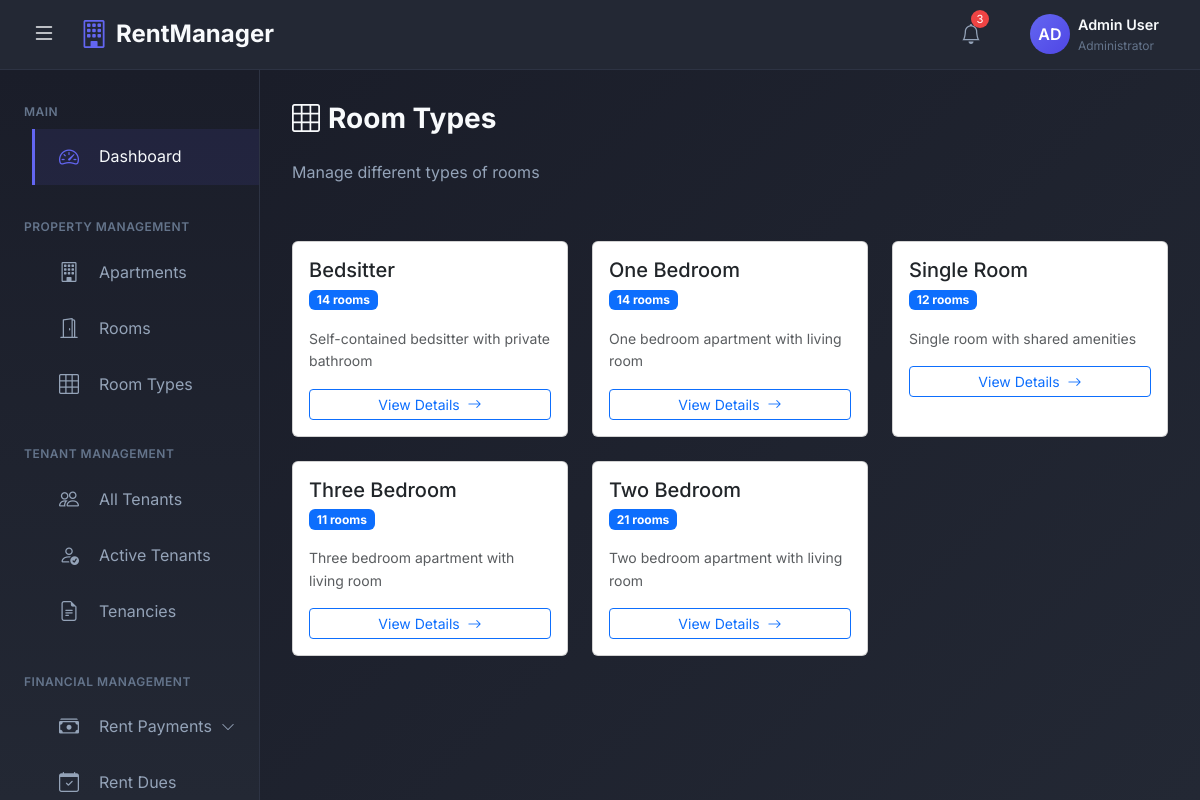
Page /room-types/ (signed in) on the committed database.
### rental_app/models.py (models this page shows, shortened)
class RoomType(models.Model):
    ROOM_CHOICES = (
        ('bedsitter', 'Bedsitter'),
        ('single_room', 'Single Room'),
        ('one_bedroom', 'One Bedroom'),
        ('two_bedroom', 'Two Bedroom'),
        ('three_bedroom', 'Three Bedroom'),
    )
    name = models.CharField(max_length=50, choices=ROOM_CHOICES)
    description = models.TextField(blank=True)

### rental_app/views.py (the view)
# urls.py: path('room-types/', views.room_type_list, name='room_type_list'),
@login_required
def room_type_list(request):
    room_types = RoomType.objects.annotate(
        total_rooms=Count('room', filter=Q(room__apartment__owner=request.user))
    ).order_by('name')
    context = {
        'room_types': room_types,
    }
    return render(request, 'room_types/room_type_list.html', context)

### templates/room_types/room_type_list.html (shortened to what this page needs)
{% extends 'admin_base.html' %}
{% block content %}
<div class="page-header d-flex justify-content-between align-items-center mb-4">
    <div>
        <h1 class="page-title">
            <i class="bi bi-grid-3x3 me-2"></i>Room Types
        </h1>
        <p class="page-subtitle">Manage different types of rooms</p>
    </div>
</div>
<div class="row">
    {% for room_type in room_types %}
    <div class="col-lg-4 col-md-6 mb-4">
        <div class="card h-100 hover-shadow">
            <div class="card-body">
                <div class="d-flex justify-content-between align-items-start mb-3">
                    <div>
                        <h5 class="card-title mb-1">{{ room_type.get_name_display }}</h5>
                        <span class="badge bg-primary">{{ room_type.total_rooms }} rooms</span>
                    </div>
                </div>
                {% if room_type.description %}
                <p class="text-muted small">{{ room_type.description|truncatewords:20 }}</p>
                {% else %}
                <p class="text-muted small fst-italic">No description provided</p>
                {% endif %}
                <div class="mt-3">
                    <a href="{% url 'room_type_detail' room_type.pk %}" class="btn btn-sm btn-outline-primary w-100">
                        View Details <i class="bi bi-arrow-right ms-1"></i>
                    </a>
                </div>
            </div>
        </div>
    </div>
    {% endfor %}
</div>
{% endblock %}

### templates/admin_base.html (style rules this page uses)
:root { --sidebar-width: 260px; --header-height: 70px; --primary-color: #1a1d29; --secondary-color: #232834; --accent-color: #6366f1; --accent-hover: #4f46e5; --text-primary: #f8fafc; --text-secondary: #94a3b8; --text-muted: #64748b; --border-color: #2d3343; --card-bg: #232834; --success-color: #10b981; --warning-color: #f59e0b; --danger-color: #ef4444; --bg-gradient: linear-gradient(135deg, #1a1d29 0%, #232834 100%); --sidebar-gradient: linear-gradient(180deg, #1a1d29 0%, #232834 100%); }
* { margin: 0; padding: 0; box-sizing: border-box; }
body { font-family: 'Inter', -apple-system, BlinkMacSystemFont, 'Segoe UI', Roboto, sans-serif; background-color: var(--primary-color); color: var(--text-primary); overflow-x: hidden; line-height: 1.6; font-weight: 400; }
.page-title { font-size: 1.75rem; font-weight: 700; color: var(--text-primary); margin-bottom: 1.5rem; }
.page-subtitle { font-size: 1rem; color: var(--text-secondary); margin-bottom: 2rem; }
.main-content > * { animation: fadeIn 0.5s ease-out; }

### templates/room_types/room_type_list.html (style rules this page uses)
.hover-shadow { transition: all 0.3s ease; }

### rows in the picture
RoomType: name "Bedsitter", total_rooms "14", description "Self-contained bedsitter with private bathroom"
RoomType: name "One Bedroom", total_rooms "14", description "One bedroom apartment with living room"
RoomType: name "Single Room", total_rooms "12", description "Single room with shared amenities"
RoomType: name "Three Bedroom", total_rooms "11", description "Three bedroom apartment with living room"
RoomType: name "Two Bedroom", total_rooms "21", description "Two bedroom apartment with living room"
